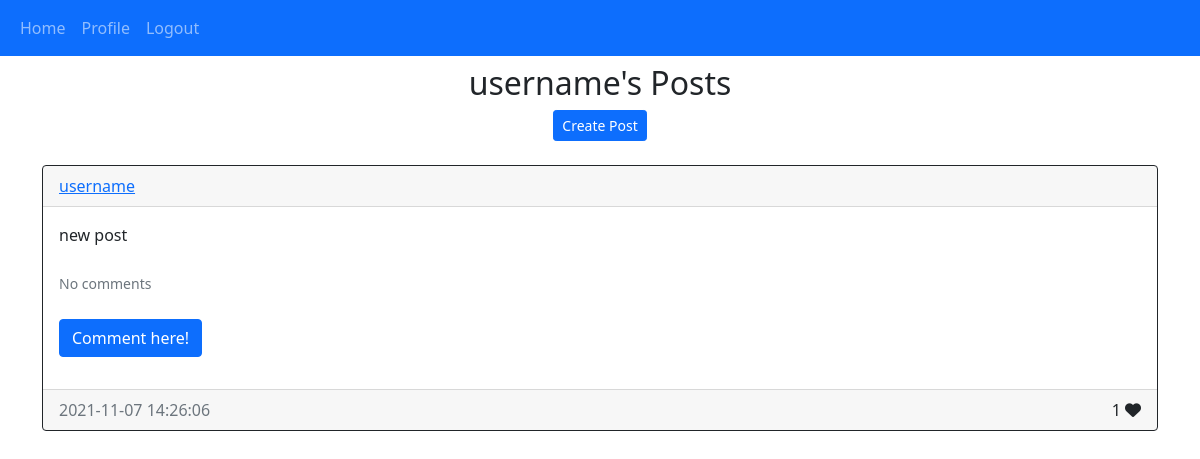
/posts/username (signed in), run on the app's committed database.
### webpage/models.py (models this page shows)
class Post(db.Model):
    id = db.Column(db.Integer, primary_key = True)
    text = db.Column(db.Text, nullable = False)
    creation_date = db.Column(db.DateTime(timezone = True), default = func.now())
    author = db.Column(db.Integer, db.ForeignKey('user.id', ondelete ="CASCADE"), nullable = False)
    comments = db.relationship('Comment', backref = 'post', passive_deletes = True)
    likes = db.relationship('Like', backref = 'post', passive_deletes = True)

class User(db.Model, UserMixin):
    id = db.Column(db.Integer, primary_key = True)
    fname = db.Column(db.String(100))
    lname = db.Column(db.String(100))
    email = db.Column(db.String(100), unique = True)
    username = db.Column(db.String(100), unique = True)
    password = db.Column(db.String(150))
    creation_date = db.Column(db.DateTime(timezone = True), default = func.now())
    description = db.Column(db.String(500))
    posts = db.relationship('Post', backref = 'user', passive_deletes = True)
    comments = db.relationship('Comment', backref = 'user', passive_deletes = True)
    likes = db.relationship('Like', backref = 'user', passive_deletes = True)

### webpage/views.py (the view)
@views.route('/posts/<username>')
@login_required
def posts(username):
    user = User.query.filter_by(username = username).first()
    posts = user.posts
    return render_template('posts.html', user=current_user, posts = posts, username = username)

### webpage/__init__.py (called while the page is built)
def create_app():
    app = Flask(__name__)
    app.config['SECRET_KEY'] = "thisismysecretkey"
    app.config['SQLALCHEMY_DATABASE_URI'] = f'sqlite:///{DB_NAME}'
    db.init_app(app)
    from .views import views
    from .auth import auth
    app.register_blueprint(views, url_prefix = "/")
    app.register_blueprint(auth, url_prefix = "/")
    from .models import User, Post, Comment, Like
    create_database(app)
    print("Database created!")
    login_manager = LoginManager()
    login_manager.login_view = "auth.login"
    login_manager.init_app(app)
    @login_manager.user_loader
    def load_user(id):
        return User.query.get(int(id))
    return app

### webpage/templates/posts.html (shortened to what this page needs)
{% extends "posts_div.html"%}
{% block header %}
<h2 align = 'center'>{{username}}'s Posts</h2>
{% endblock%}

### webpage/templates/posts_div.html (shortened to what this page needs)
{% extends "main.html"%}
{% block content %}
<h2 align='center'>{% block header %}Posts{% endblock %}</h2>
<div align='center'>
    <a href="/create-post">
        <button type="button" class="btn btn-primary btn-sm">Create Post</button>
    </a>
</div>
<br/>
<div id='posts'>
    {% for post in posts[::-1] %}
    <div class='card border-dark'>
        <div class='card-header d-flex justify-content-between align-items-center'>
            <a href='/profile/{{post.user.username}}'>{{post.user.username}}</a>
        </div>
        <div class='card-body'>
            <div class="card-text">{{post.text}}</div>
            <br />
            <div>
                <p class="card-text">
                    {% if post.comments|length > 0 %}
                    <a data-bs-toggle="collapse" href="#comment-{{post.id}}" role="button">
                        <small>View {{post.comments|length}} comments</small>
                    </a>
                    {% else %}
                    <small class="text-muted">No comments</small>
                    {% endif %}
                </p>
            </div>
            <br />
            <p>
                <a class="btn btn-primary" data-bs-toggle="collapse" href="#collapse{{post.id}}" role="button"
                    aria-expanded="false" aria-controls="collapseid">
                    Comment here!
                </a>
            </p>
        </div>
        <div class="card-footer d-flex justify-content-between">
            <div class="text-muted">{{post.creation_date}}</div>
            <div>
                <span id="likes-count-{{post.id}}">{{post.likes|length}}</span>
                {% if user.id in post.likes|map(attribute = "author")|list %}
                <i class="fas fa-heart" id="like-button-{{post.id}}" onclick="like('{{post.id}}')"></i>
                {% else %}
                <i class="far fa-heart" id="like-button-{{post.id}}" onclick="like('{{post.id}}')"></i>
                {% endif %}
            </div>
        </div>
    </div>
    <br />
    {% endfor %}
</div>
{% endblock%}

### data on the page
Post: user.username "username", text "new post", creation_date "2021-11-07 14:26:06", likes|length "1"

### other printed values
{{ username }} "username"
